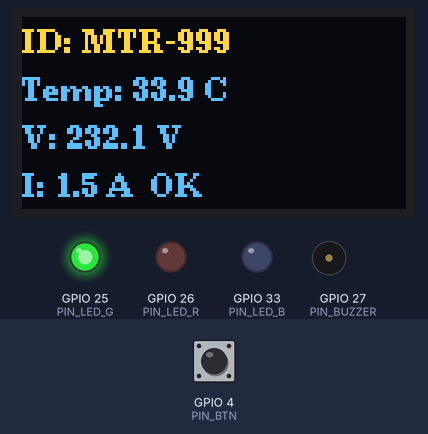
Recording of a program running on a simulated ESP32. Parts: 128×64 one-colour display, output pins drawn as LEDs (lit = HIGH), buzzer (waves = sounding, pin HIGH). Inputs (shaded band) come from the test bench; at power-on: GPIO 4 (PIN_BTN) HIGH. The OLED is the two-colour kind (top 16 rows yellow); random numbers use the default seed unless the program sets one; what the program prints to the serial monitor is not drawn.

Above: at 2.2 s.
2.3 s: GPIO 4 (PIN_BTN) pulled LOW for 3.2 s
At 4.12 s:
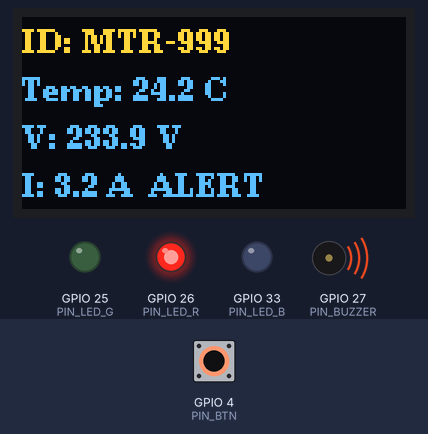
6.1 s: GPIO 4 (PIN_BTN) pulled LOW for 1 s
At 6.37 s:
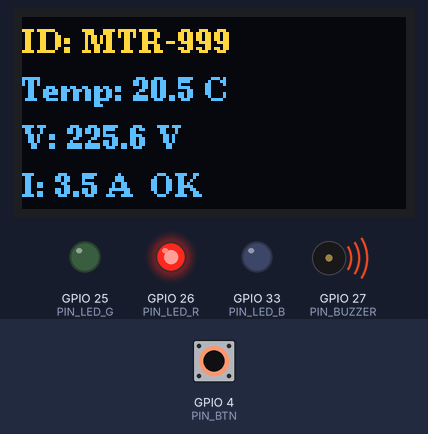
7.7 s: GPIO 4 (PIN_BTN) pulled LOW for 1 s
At 7.97 s:
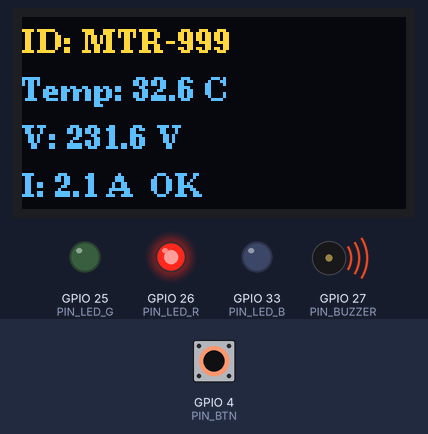
Timing chart, 0 to 10.7 s (numbered marks = the images above; inputs shaded):
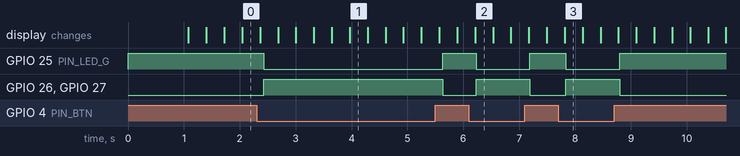

Measured:
- after the input at 2.3 s, GPIO 25 (PIN_LED_G): HIGH → LOW after 0.13 s, → HIGH 3.2 s later; GPIO 26 (PIN_LED_R), GPIO 27 (PIN_BUZZER): LOW → HIGH after 0.13 s, → LOW 3.2 s later
- after the input at 6.1 s, GPIO 25 (PIN_LED_G): HIGH → LOW after 0.13 s, → HIGH 0.96 s later; GPIO 26 (PIN_LED_R), GPIO 27 (PIN_BUZZER): LOW → HIGH after 0.13 s, → LOW 0.96 s later
- after the input at 7.7 s, GPIO 25 (PIN_LED_G): HIGH → LOW after 0.13 s, → HIGH 0.96 s later; GPIO 26 (PIN_LED_R), GPIO 27 (PIN_BUZZER): LOW → HIGH after 0.13 s, → LOW 0.96 s later

The program:

main.cpp
```cpp
// Meter B - Smart Meter MTR-002
// Unauthorized / Secondary Meter with Demo Scenarios
#include <Arduino.h>
#include <DHT.h>
#include <Wire.h>
#include <U8g2lib.h>

// =============================
// CONFIG
// =============================

const String METER_ID = "MTR-999";

const int PIN_DHT = 15;
const int PIN_POT = 34;
const int PIN_BTN = 4;
const int PIN_BUZZER = 27;
const int PIN_LED_R = 26;
const int PIN_LED_G = 25;
const int PIN_LED_B = 33;

// -----------------------------
// DEMO MODE (HARDCODED VALUES)
// -----------------------------
// Set to true for panel demo (hardcoded values).
// Set to false for live sensor/random readings.
#define DEMO_MODE false
#define RANDOM_VALUES true

// Choose one scenario for demo:
// 0 = Normal operation
// 1 = Slightly high power (suspicious)
// 2 = Extreme power spike (clear anomaly)
// 3 = Unauthorized / fake meter (e.g., set METER_ID = "UNKNOWN")
#define DEMO_SCENARIO 0

// =============================
// OBJECTS
// =============================

DHT dht(PIN_DHT, DHT22);
U8G2_SSD1306_128X64_NONAME_F_HW_I2C u8g2(U8G2_R0, U8X8_PIN_NONE);

// =============================
// STATE & TIMING
// =============================

bool alertMode = false;

// Button state
bool lastBtnState = HIGH;
bool currentBtnState = HIGH;
unsigned long lastDebounceTime = 0;
const unsigned long DEBOUNCE_DELAY_MS = 50;

unsigned long lastSend = 0;
const unsigned long SEND_INTERVAL_MS = 2000;

// =============================
// HELPERS
// =============================

void setLedColor(bool r, bool g, bool b) {
  digitalWrite(PIN_LED_R, r ? HIGH : LOW);
  digitalWrite(PIN_LED_G, g ? HIGH : LOW);
  digitalWrite(PIN_LED_B, b ? HIGH : LOW);
}

void updateOLED(float temp, float voltage, float current, const char* status) {
  u8g2.clearBuffer();
  u8g2.setFont(u8g2_font_ncenB08_tr);

  u8g2.setCursor(0, 12);
  u8g2.print("ID: ");
  u8g2.print(METER_ID.c_str());

  u8g2.setCursor(0, 28);
  u8g2.print("Temp: ");
  u8g2.print(temp, 1);
  u8g2.print(" C");

  u8g2.setCursor(0, 44);
  u8g2.print("V: ");
  u8g2.print(voltage, 1);
  u8g2.print(" V");

  u8g2.setCursor(0, 60);
  u8g2.print("I: ");
  u8g2.print(current, 1);
  u8g2.print(" A  ");
  u8g2.print(status);

  u8g2.sendBuffer();
}

void triggerAlert() {
  alertMode = true;
  setLedColor(true, false, false); // Red
  digitalWrite(PIN_BUZZER, HIGH);
  delay(200);                      // Short beep
  digitalWrite(PIN_BUZZER, LOW);
}

void clearAlert() {
  alertMode = false;
  setLedColor(false, true, false); // Green
  digitalWrite(PIN_BUZZER, LOW);
}

// =============================
// SETUP
// =============================

void setup() {
  Serial.begin(115200);

  pinMode(PIN_BTN, INPUT_PULLUP);
  pinMode(PIN_BUZZER, OUTPUT);
  pinMode(PIN_LED_R, OUTPUT);
  pinMode(PIN_LED_G, OUTPUT);
  pinMode(PIN_LED_B, OUTPUT);

  // Initial normal status
  digitalWrite(PIN_BUZZER, LOW);
  setLedColor(false, true, false); // Green

  dht.begin();
  randomSeed(micros());
  Wire.begin();
  u8g2.begin();

  updateOLED(0.0, 0.0, 0.0, "Booting...");
  delay(1000);
}

// =============================
// LOOP
// =============================

void loop() {
  float temp = 0.0;
  float simVoltage = 230.0;
  float simCurrent = 1.0;

#if DEMO_MODE == true
  // HARDCODED DEMO VALUES
  if (DEMO_SCENARIO == 0) {
    // Normal operation
    temp = 28.0;
    simVoltage = 230.0;
    simCurrent = 1.2;
  } else if (DEMO_SCENARIO == 1) {
    // Slightly high power (suspicious)
    temp = 35.0;
    simVoltage = 235.0;
    simCurrent = 4.0;
  } else if (DEMO_SCENARIO == 2) {
    // Extreme power spike (clear anomaly)
    temp = 45.0;
    simVoltage = 250.0;
    simCurrent = 9.5;
  } else if (DEMO_SCENARIO == 3) {
    // Unauthorized meter scenario
    temp = 30.0;
    simVoltage = 230.0;
    simCurrent = 2.0;
  }
#else
  // LIVE SENSOR MODE: use random values for a self-running presentation.
#if RANDOM_VALUES
  temp = random(200, 351) / 10.0;                // 20.0–35.0 °C
  simVoltage = random(2200, 2401) / 10.0;         // 220.0–240.0 V
  simCurrent = random(50, 551) / 100.0;           // 0.50–5.50 A
#else
  float t = dht.readTemperature();
  if (!isnan(t)) {
    temp = t;
  }
  int potVal = analogRead(PIN_POT);
  simVoltage = 220.0 + (potVal / 4095.0) * 20.0;
  simCurrent = 0.5 + (potVal / 4095.0) * 5.0;
#endif
#endif

  float simPower = (simVoltage * simCurrent) / 1000.0; // kW

  // Button Read & Debounce Logic
  bool reading = digitalRead(PIN_BTN);
  if (reading != lastBtnState) {
    lastDebounceTime = millis();
  }

  if ((millis() - lastDebounceTime) > DEBOUNCE_DELAY_MS) {
    currentBtnState = reading;
  }
  lastBtnState = reading;

  // Active-LOW button detection
  bool buttonPressed = (currentBtnState == LOW);

  if (buttonPressed) {
    setLedColor(true, false, false); // Red
    digitalWrite(PIN_BUZZER, HIGH);
  } else {
    setLedColor(false, true, false); // Green
    digitalWrite(PIN_BUZZER, LOW);
  }

  const char* status = buttonPressed ? "ALERT" : "OK";
  updateOLED(temp, simVoltage, simCurrent, status);

  // Send Telemetry Payload
  unsigned long now = millis();
  if (now - lastSend >= SEND_INTERVAL_MS) {
    lastSend = now;

    Serial.print("{\"meter_id\":\"");
    Serial.print(METER_ID);
    Serial.print("\",\"temp_c\":");
    Serial.print(temp, 1);
    Serial.print(",\"voltage_v\":");
    Serial.print(simVoltage, 1);
    Serial.print(",\"current_a\":");
    Serial.print(simCurrent, 1);
    Serial.print(",\"power_kw\":");
    Serial.print(simPower, 2);
    Serial.print(",\"alert\":");
    Serial.print(buttonPressed ? "true" : "false");
    Serial.println("}");
  }

  delay(20);
}
```
